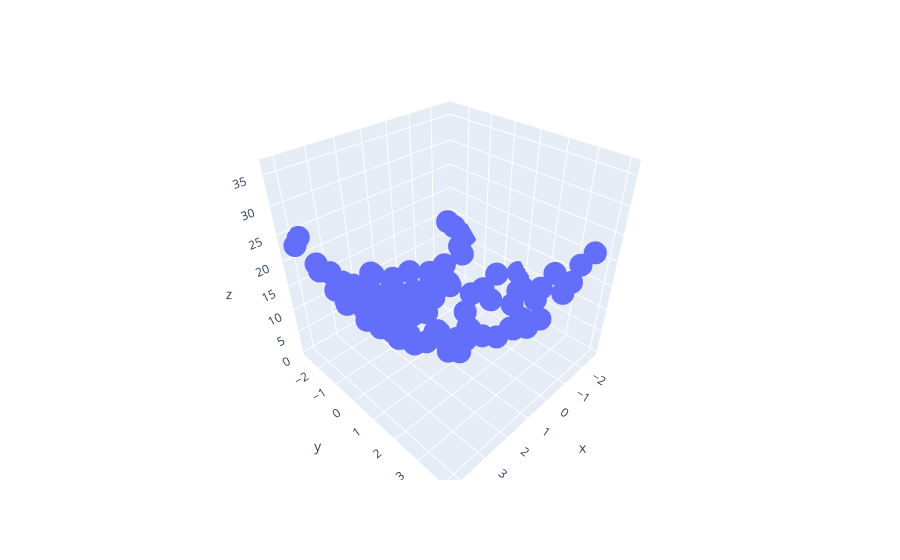

The cell this chart's notebook holds for it:
### Code cell
df = px.data.iris()
fig = px.scatter_3d(df, x=x.ravel(), y=y.ravel(), z=z.ravel())
fig.show()
